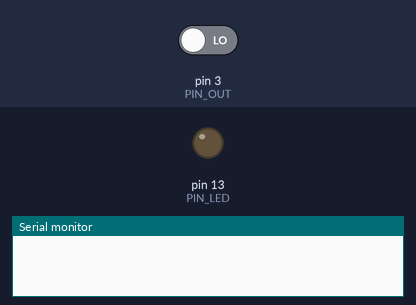
Simulated run of this sketch. Board: Arduino Uno, built with avr-gcc and run on an emulated ATmega328P. On the bench: output pins drawn as LEDs (lit = HIGH), the last lines printed to the serial monitor. The inputs (shaded band) are chosen by the test bench; at power-on: pin 3 (PIN_OUT) LOW.

Above: at 1.2 s.
1.3 s: pin 3 (PIN_OUT) driven HIGH
2.8 s: pin 3 (PIN_OUT) driven LOW
At 3.6 s:
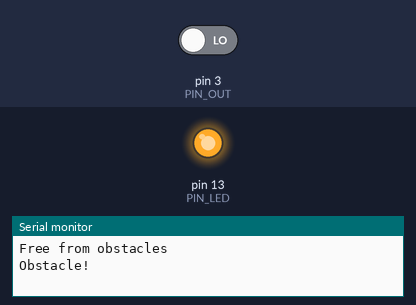
Timing chart, 0 to 5.8 s (numbered marks = the images above; inputs shaded):
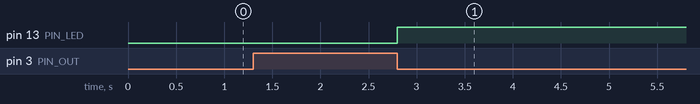

The sketch:

main.ino
```cpp
/**
 * @file    main.ino
 * @author  Filippo Graziani
 * @date    12/03/2024
 * @brief   A sample code for the IR obstacle avoidance sensor (KY032)
 * Connections:
 * Sensor       -----       Arduino Uno
 * GND                      GND
 * +                        5V
 * out                      D3
 * EN                       N.C. if the jumper is plugged in
 *
 * @note    There is a infrared LED and a infrared receiver @38kHz.
 * @attention   Avoid changing the frequency setting.
 */

#include "Arduino.h"
#include <stdint.h>

#define     PIN_OUT                 (3)
#define     PIN_LED                 (LED_BUILTIN)
/**
 * @brief   Setup function.
 * @par     Description
 * Setting of the Arduino's pins and the serial port.
 * @return  Nothing.
 */
void
setup ()
{
    Serial.begin(9600);

    while (!Serial)
    {
        /* Do nothing */
    }

    pinMode(PIN_LED, OUTPUT);
    pinMode(PIN_OUT, INPUT);
}   /* setup() */

/**
 * @brief   Loop function.
 * @par     Description
 * Checking the presence of an obstacle.
 * @return  Nothing.
 */
void
loop ()
{
    static bool b_prev_found(digitalRead(PIN_OUT));
    int32_t found(digitalRead(PIN_OUT));

    if (LOW == found)
    {
        if (b_prev_found != found)
        {
            Serial.println("Obstacle!");
            digitalWrite(PIN_LED, 1);

            b_prev_found = found;
        }
    }
    else
    {
        if (b_prev_found != found)
        {
            Serial.println("Free from obstacles");
            digitalWrite(PIN_LED, 0);

            b_prev_found = found;
        }
    }
}   /* loop() */


/*** End of file ***/
```

Measured:
- after the input at 2.8 s, pin 13 (PIN_LED): LOW → HIGH at once
